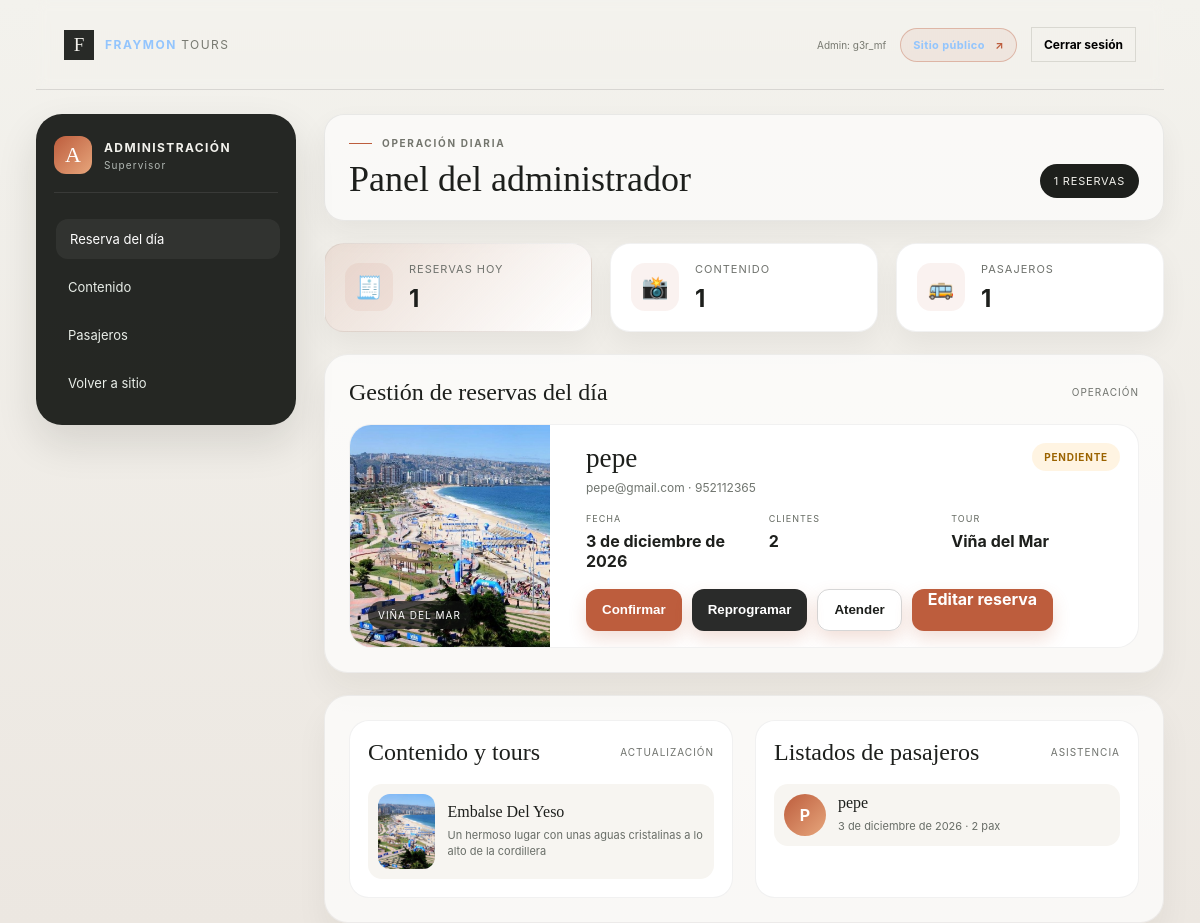
The page /admin-panel/ (signed in) on the database as committed earlier.
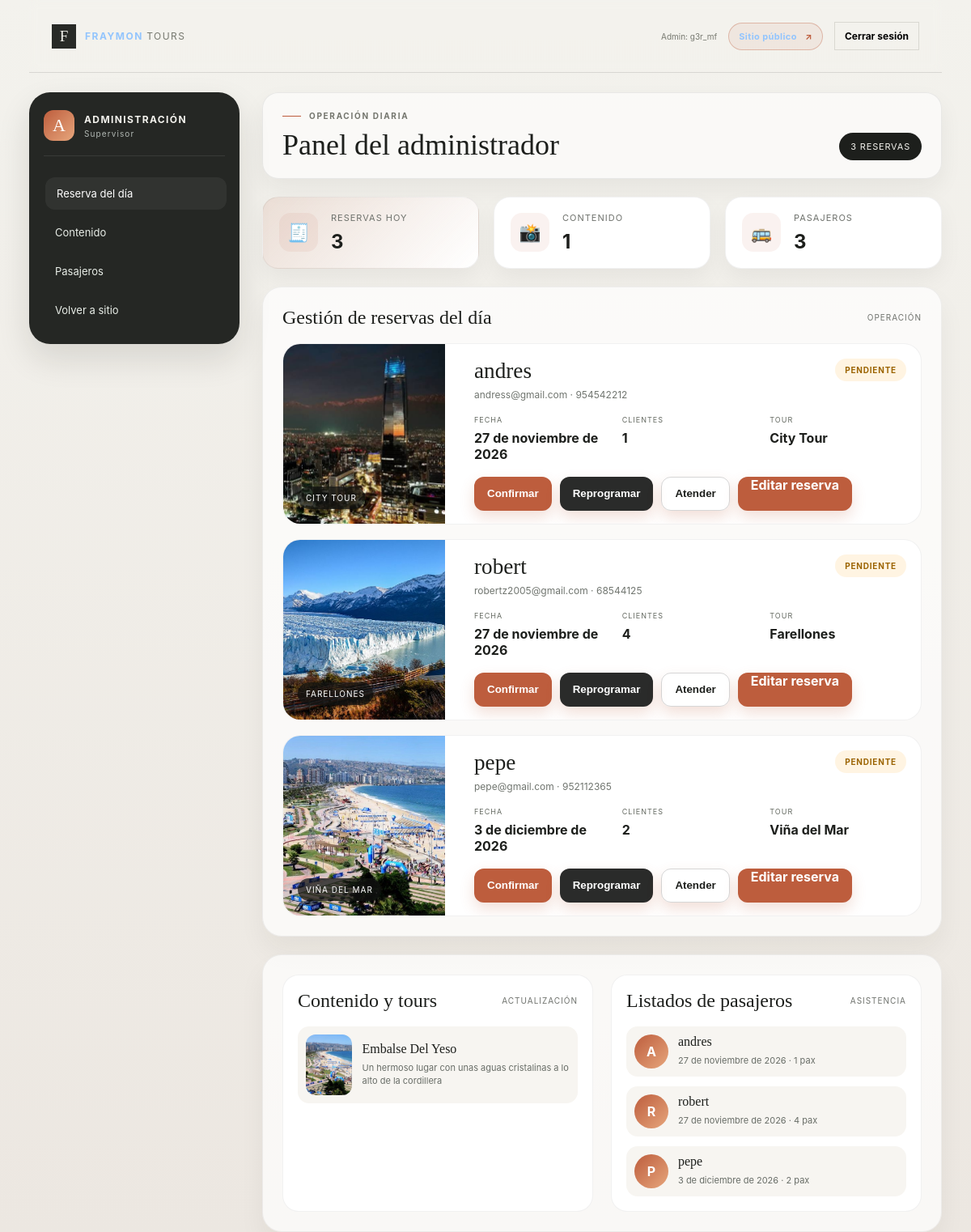
The same page on the database as committed later.
### Tours/models.py (models this page shows, shortened)
class Reserva(models.Model):
    TOURS_CHOICES = [
        ('vina_del_mar', 'Viña del Mar'),
        ('city_tour', 'City Tour'),
        ('farellones', 'Farellones'),
        ('valle_nevado', 'Valle Nevado'),
    ]
    ESTADO_CHOICES = [
        ('pendiente', 'Pendiente'),
        ('confirmada', 'Confirmada'),
        ('cancelada', 'Cancelada'),
    ]
    nombre_cliente = models.CharField(max_length=100, verbose_name="Nombre del cliente")
    email = models.EmailField(verbose_name="Correo electrónico")
    telefono = models.CharField(max_length=20, verbose_name="Teléfono")
    tour = models.CharField(max_length=50, choices=TOURS_CHOICES, verbose_name="Tour")
    fecha_reserva = models.DateField(verbose_name="Fecha del tour")
    cantidad_personas = models.PositiveIntegerField(default=1, verbose_name="Cantidad de personas")
    estado = models.CharField(max_length=20, choices=ESTADO_CHOICES, default='pendiente', verbose_name='Estado de la reserva')
    creado_el = models.DateTimeField(auto_now_add=True, verbose_name="Fecha de creación")
    class Meta:
        verbose_name = "Reserva"
        verbose_name_plural = "Reservas"

class Viajes(models.Model):
    codigo = models.BigAutoField(primary_key=True)
    nombre = models.CharField(max_length=100, verbose_name='Nombre del Viaje')
    descripcion = models.TextField(blank=True, null=True, verbose_name='Descripción')
    imagen = models.ImageField(upload_to='tours/', blank=True, null=True, verbose_name='Imagen del Tour')
    precio = models.PositiveIntegerField(default=0, verbose_name='Precio base (CLP)')
    creado = models.DateTimeField(default=timezone.now)
    class Meta:
        db_table = 'Viajes'
        verbose_name = 'Viaje'
        verbose_name_plural = 'Tours'

### Tours/views.py (the view)
# urls.py: path('admin-panel/', views.admin_dashboard, name='admin_dashboard'),
@login_required
def admin_dashboard(request):
    profile = _get_profile_or_default(request.user)
    if profile.rol != 'admin':
        return redirect('landing')
    reservas = Reserva.objects.order_by('fecha_reserva', 'creado_el')
    rutas = Viajes.objects.order_by('nombre')
    return render(request, 'Tours/admin_dashboard.html', {
        'reservas': reservas,
        'rutas': rutas,
        'usuario': request.user,
    })

### Tours/views.py (called while the page is built)
def _get_profile_or_default(user):
    try:
        return user.profile
    except UserProfile.DoesNotExist:
        profile, _ = UserProfile.objects.get_or_create(
            user=user,
            defaults={'rol': 'cliente'},
        )
        return profile

### templates/Tours/admin_dashboard.html (shortened to what this page needs)
{% load static %}
{% load custom_filters %}
<!DOCTYPE html>
<html lang="es">
<head>
    <link rel="stylesheet" href="{% static 'Tours/style.css' %}">
</head>
<body class="employee-dashboard-page">
    <header class="employee-header">
        <a class="landing-brand" href="{% url 'landing' %}"><span class="landing-brand-mark" aria-hidden="true">F</span><span>FRAYMON <span class="landing-brand-light">TOURS</span></span></a>
        <div class="landing-account">
            <span class="landing-user">Admin: {{ usuario.username }}</span>
            <a class="landing-login landing-employee-btn" href="{% url 'landing' %}">Sitio público <span aria-hidden="true">↗</span></a>
            <form action="{% url 'logout' %}" method="post">
                <button class="landing-login landing-logout" type="submit">Cerrar sesión</button>
            </form>
        </div>
    </header>
    <main class="dashboard-shell">
        <aside class="dashboard-sidebar">
            <div class="dashboard-brand-wrap">
                <div class="dashboard-brand-mark">A</div>
                <div>
                    <div class="dashboard-brand">Administración</div>
                    <small>Supervisor</small>
                </div>
            </div>
            <nav class="dashboard-nav">
                <a class="active" href="{% url 'admin_dashboard' %}">Reserva del día</a>
                <a href="#admin-content">Contenido</a>
                <a href="#admin-passengers">Pasajeros</a>
                <a href="{% url 'landing' %}">Volver a sitio</a>
            </nav>
        </aside>
        <section class="dashboard-content">
            <div class="dashboard-topbar">
                <div>
                    <div class="landing-eyebrow"><span></span> Operación diaria</div>
                    <h1>Panel del administrador</h1>
                </div>
                <div class="topbar-pill">{{ reservas|length }} reservas</div>
            </div>
            <div class="stats-grid">
                <div class="stat-card accent">
                    <div class="stat-icon">🧾</div>
                    <div>
                        <span>Reservas hoy</span>
                        <strong>{{ reservas|length }}</strong>
                    </div>
                </div>
                <div class="stat-card">
                    <div class="stat-icon">📸</div>
                    <div>
                        <span>Contenido</span>
                        <strong>{{ rutas|length }}</strong>
                    </div>
                </div>
                <div class="stat-card">
                    <div class="stat-icon">🚌</div>
                    <div>
                        <span>Pasajeros</span>
                        <strong>{{ reservas|length }}</strong>
                    </div>
                </div>
            </div>
            <div class="panel-block" id="admin-content">
                <div class="panel-header">
                    <h2>Gestión de reservas del día</h2>
                    <span>Operación</span>
                </div>
                {% for reserva in reservas %}
                    {% if reserva.tour == 'vina_del_mar' %}
                        {% static 'Tours/images/costera.jpg' as tour_image %}
                    {% elif reserva.tour == 'farellones' %}
                        {% static 'Tours/images/glaciar.jpg' as tour_image %}
                    {% elif reserva.tour == 'city_tour' %}
                        {% static 'Tours/images/city_tour.jpg' as tour_image %}
                    {% else %}
                        {% static 'Tours/images/city_tour.jpg' as tour_image %}
                    {% endif %}
                    <article class="reservation-card">
                        <div class="reservation-photo" style="background-image: url('{{ tour_image }}');">
                            <span class="photo-tag">{{ reserva.get_tour_display }}</span>
                        </div>
                        <div class="reservation-body">
                            <div class="reservation-head">
                                <div>
                                    <h3>{{ reserva.nombre_cliente }}</h3>
                                    <p>{{ reserva.email }} · {{ reserva.telefono }}</p>
                                </div>
                                <span class="status-badge status-{{ reserva.estado }}">{{ reserva.get_estado_display }}</span>
                            </div>
                            <div class="reservation-meta-row">
                                <div><label>Fecha</label><strong>{{ reserva.fecha_reserva }}</strong></div>
                                <div><label>Clientes</label><strong>{{ reserva.cantidad_personas }}</strong></div>
                                <div><label>Tour</label><strong>{{ reserva.get_tour_display }}</strong></div>
                            </div>
                            <div class="admin-actions">
                                <button class="mini-button" type="button">Confirmar</button>
                                <button class="mini-button secondary" type="button">Reprogramar</button>
                                <button class="mini-button ghost" type="button">Atender</button>
                                <a class="mini-button" href="{% url 'admin_editar_reserva' reserva.id %}">Editar reserva</a>
                            </div>
                        </div>
                    </article>
                {% empty %}
                    <div class="empty-panel">
                        <h3>No hay reservas del día</h3>
                        <p>Cuando lleguen nuevas solicitudes, aparecerán aquí para gestionarlas.</p>
                    </div>
                {% endfor %}
            </div>
            <div class="panel-block two-columns">
                <div class="mini-panel">
                    <div class="panel-header">
                        <h2>Contenido y tours</h2>
                        <span>Actualización</span>
                    </div>
                    <div class="route-list">
                        {% for ruta in rutas %}
                            <article class="route-card">
                                <div class="route-thumb" style="background-image: url(&quot;{% static 'Tours/images/costera.jpg' %}&quot;);"></div>
                                <div class="route-info">
                                    <h3>{{ ruta.nombre }}</h3>
                                    <p>{{ ruta.descripcion|default:'Actualizar descripción o contenido del tour.' }}</p>
                                </div>
                            </article>
                        {% empty %}
                            <div class="empty-small">No hay contenido registrado.</div>
                        {% endfor %}
                    </div>
                </div>
                <div class="mini-panel" id="admin-passengers">
                    <div class="panel-header">
                        <h2>Listados de pasajeros</h2>
                        <span>Asistencia</span>
                    </div>
                    <div class="passenger-list">
                        {% for reserva in reservas %}
                            {% if reserva.estado != 'cancelada' %}
                                <article class="passenger-card">
                                    <div class="passenger-avatar">{{ reserva.nombre_cliente|slice:':1'|upper }}</div>
                                    <div>
                                        <h3>{{ reserva.nombre_cliente }}</h3>
                                        <p>{{ reserva.fecha_reserva }} · {{ reserva.cantidad_personas }} pax</p>
                                    </div>
                                </article>
                            {% endif %}
                        {% empty %}
                            <div class="empty-small">No hay pasajeros para listar.</div>
                        {% endfor %}
                    </div>
                </div>
            </div>
        </section>
    </main>
</body>
</html>

Rows that differ between the two databases and show on the page:
added Reserva: shows a picture, tour "CITY TOUR", nombre_cliente "andres", email "andress@gmail.com", telefono "954542212", estado "PENDIENTE", fecha_reserva "27 de noviembre de 2026", cantidad_personas "1", tour "City Tour", nombre_cliente "A"
added Reserva: shows a picture, tour "FARELLONES", nombre_cliente "robert", email "robertz2005@gmail.com", telefono "68544125", estado "PENDIENTE", fecha_reserva "27 de noviembre de 2026", cantidad_personas "4", tour "Farellones", nombre_cliente "R"
Other text that changed with them:
{{ reservas|length }}: "1" → "3"
